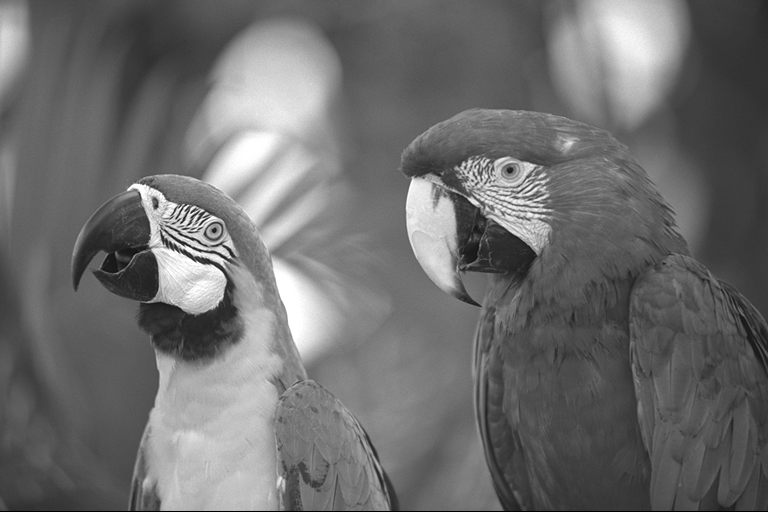
%> input picture HW2/parrots.png, 768 x 512 px
$ octave part7b.m   (GNU Octave 9; MATLAB toolbox functions it lacks are replaced by stand-ins)
%> lines starting %> are read from the running program, lines starting %| are printed output that depends on the picture
A= imread('parrots.png');
%> A is the input picture: size 512x768 uint8; min 0, max 255, mean 109.4
Cor = zeros(1,101);
z = (0:100);
for k = (0:100)
X1 = A(:,1:768-k);
X2 = A(:,1+k:768);
X1 = single(X1(:));
X2 = single(X2(:));
R = corrcoef(single(X1),single(X2));
Cor(1,k+1) = R(1,2);
end
%> this loop made 101 passes
%> R on passes 1 to 12: [1 1; 1 1], [1 0.984; 0.984 1], [1 0.958; 0.958 1], [1 0.939; 0.939 1], [1 0.923; 0.923 1], [1 0.908; 0.908 1], [1 0.895; 0.895 1], [1 0.881; 0.881 1], [1 0.867; 0.867 1], [1 0.852; 0.852 1], [1 0.838; 0.838 1], [1 0.825; 0.825 1]
%> after the loop, Cor = 101 values, max 1 at index 1, min 0.062 at index 101, mean 0.434

plot(z,Cor)
ylim([0,1])
xlabel('z');
ylabel('Correlation Coefficient');
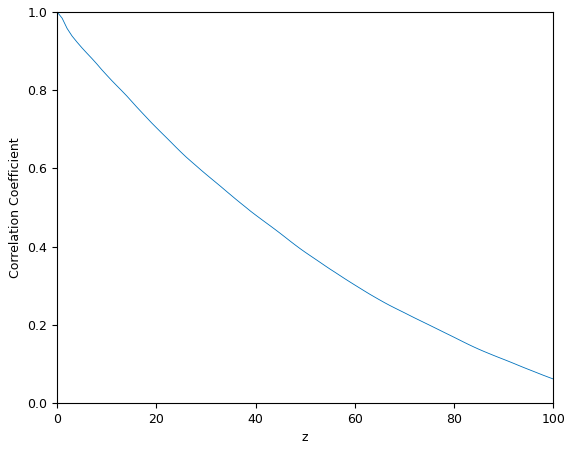
%> figure redrawn from the program's plot data; curve peaks at x = 0, y = 1
